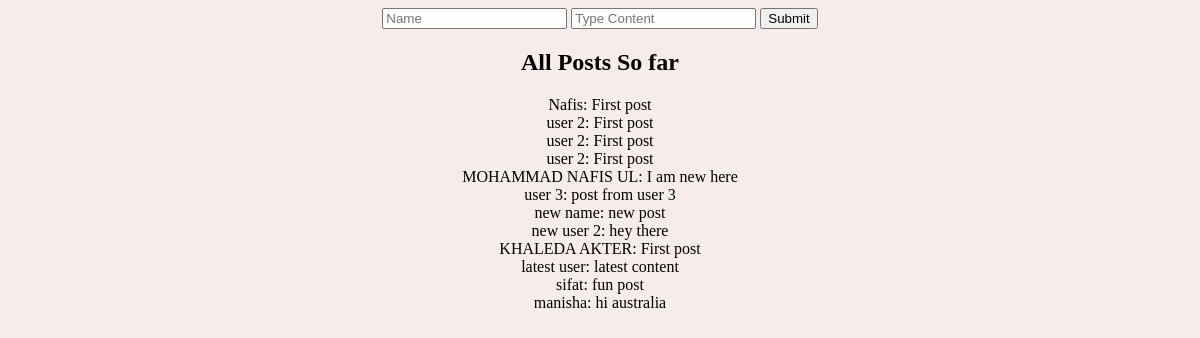
The page /home on the database its author committed.
### tables this page shows
CREATE TABLE posts (
		id integer primary key autoincrement,
		name text not null,
		content text not null
);

### app.py (the view)
@app.route('/home', methods=['GET','POST']) # end point to communicate from the UI to server, could be /home, /login anything.
def index():
    if request.method == 'GET':
        pass
    if request.method == 'POST':
        name = request.form.get('name')
        post = request.form.get('post')
        create_post(name,post)
    posts = get_posts()
    return render_template('home.html',posts=posts)

### models.py (called while the page is built)
def get_posts():
    con = sql.connect(path.join(ROOT,'database.db'))
    cur = con.cursor()
    cur.execute('select * from posts')
    posts = cur.fetchall()
    return posts

### templates/home.html (shortened to what this page needs)
<!doctype html>
<html>
    <head>
    </head>
    <body>
        <div class='myContent'>
            <form action='/home' method='post'>
                <input placeholder="Name" name='name'>
                <input placeholder="Type Content" name='post'>
                <input type='submit' value='Submit'>
            </form>
        </div>
        <div class='myContent'>
            <h2>All Posts So far</h2>
            {% for post in posts %}
                {{post[1] + ': ' + post[2]}}
            {% endfor %}
        </div>
    </body>
</html>

### templates/home.html (style rules this page uses)
body { background: rgba(247, 235, 235, 0.932); }
.myContent { text-align: center; }

### rows shown on the page
posts: name+content "Nafis: First post"
posts: name+content "user 2: First post"
posts: name+content "user 2: First post"
posts: name+content "user 2: First post"
posts: name+content "MOHAMMAD NAFIS UL: I am new here"
posts: name+content "user 3: post from user 3"
posts: name+content "new name: new post"
posts: name+content "new user 2: hey there"
posts: name+content "KHALEDA AKTER: First post"
posts: name+content "latest user: latest content"
posts: name+content "sifat: fun post"
posts: name+content "manisha: hi australia"
